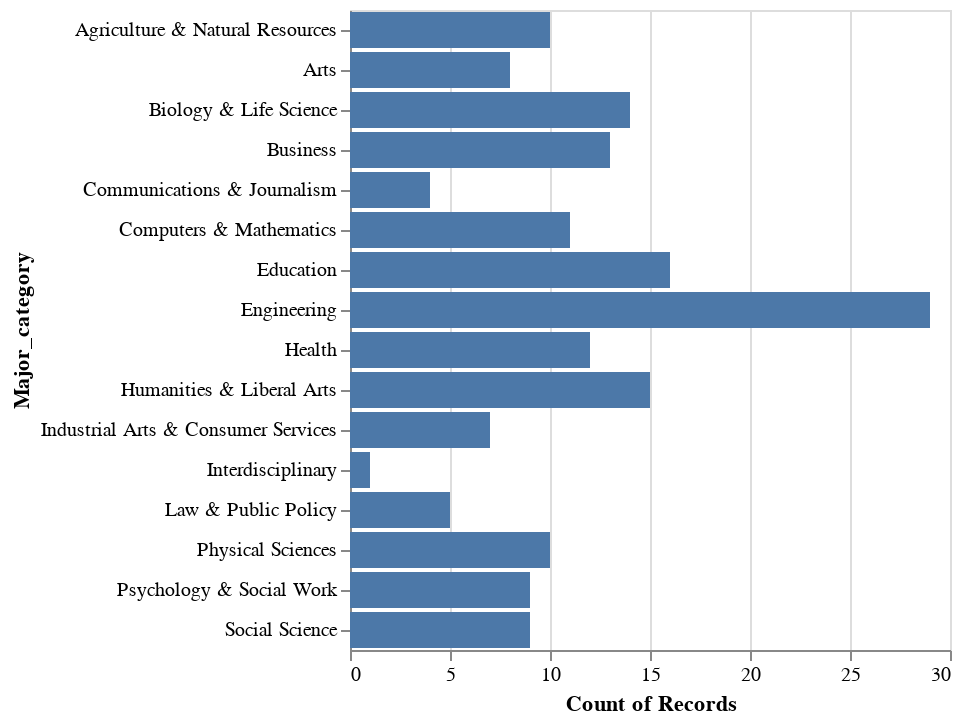

Notebook source saved alongside this figure:
### Code cell
alt.Chart(data).mark_bar().encode(
    x='count()',
    y='Major_category')

### Figure 1 — Vega-Lite specification as saved in the notebook (floating-point values rounded to 4 significant figures; data arrays with more than 128 entries replaced by an {"elided": "..."} marker saying what was removed)
{"config": {"view": {"continuousWidth": 300, "continuousHeight": 300}}, "data": {"name": "data-63fa2a9c083e485f97481e7cf1778da9"}, "mark": {"type": "bar"}, "encoding": {"x": {"aggregate": "count", "type": "quantitative"}, "y": {"field": "Major_category", "type": "nominal"}}, "$schema": "https://vega.github.io/schema/vega-lite/v5.20.1.json", "datasets": {"data-63fa2a9c083e485f97481e7cf1778da9": {"elided": "173 records"}}}
